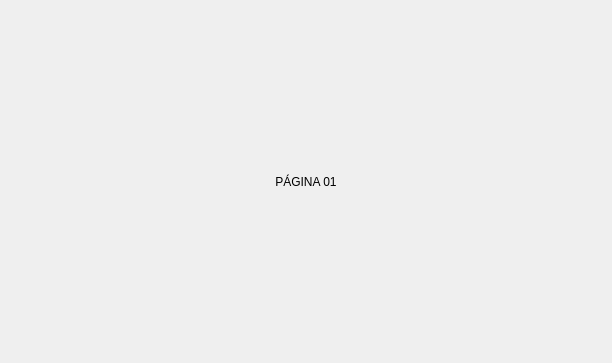
<?xml version="1.0" encoding="UTF-8"?>
<ui version="4.0">
 <class>application_pages</class>
 <widget class="QStackedWidget" name="application_pages">
  <property name="geometry">
   <rect>
    <x>0</x>
    <y>0</y>
    <width>612</width>
    <height>363</height>
   </rect>
  </property>
  <property name="windowTitle">
   <string>StackedWidget</string>
  </property>
  <widget class="QWidget" name="page_1">
   <layout class="QVBoxLayout" name="verticalLayout">
    <item>
     <widget class="QLabel" name="label_3">
      <property name="text">
       <string>PÁGINA 01</string>
      </property>
      <property name="alignment">
       <set>Qt::AlignCenter</set>
      </property>
     </widget>
    </item>
   </layout>
  </widget>
  <widget class="QWidget" name="page_2">
   <layout class="QVBoxLayout" name="verticalLayout_2">
    <item>
     <widget class="QLabel" name="label_2">
      <property name="text">
       <string>PÁGINA 02</string>
      </property>
      <property name="alignment">
       <set>Qt::AlignCenter</set>
      </property>
     </widget>
    </item>
   </layout>
  </widget>
  <widget class="QWidget" name="page_3">
   <layout class="QVBoxLayout" name="verticalLayout_3">
    <item>
     <widget class="QLabel" name="label">
      <property name="text">
       <string>PÁGINA 03</string>
      </property>
      <property name="alignment">
       <set>Qt::AlignCenter</set>
      </property>
     </widget>
    </item>
   </layout>
  </widget>
 </widget>
 <resources/>
 <connections/>
</ui>
